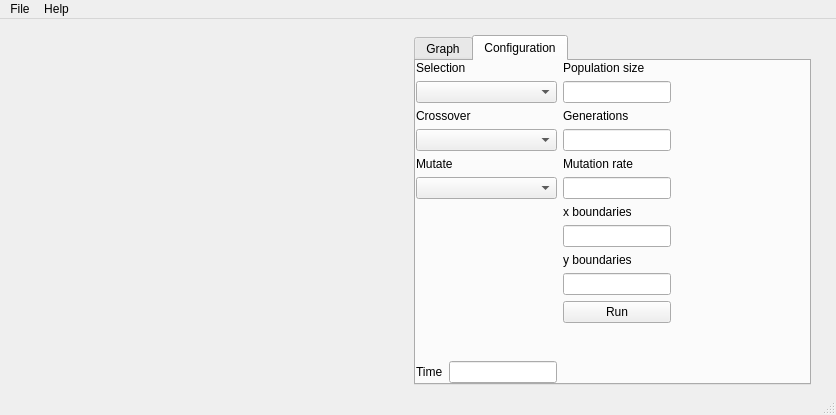
<?xml version="1.0" encoding="UTF-8"?>
<ui version="4.0">
 <class>MainWindow</class>
 <widget class="QMainWindow" name="MainWindow">
  <property name="geometry">
   <rect>
    <x>0</x>
    <y>0</y>
    <width>836</width>
    <height>415</height>
   </rect>
  </property>
  <property name="minimumSize">
   <size>
    <width>600</width>
    <height>400</height>
   </size>
  </property>
  <property name="windowTitle">
   <string>MainWindow</string>
  </property>
  <widget class="QWidget" name="centralwidget">
   <property name="font">
    <font>
     <family>Arial</family>
    </font>
   </property>
   <widget class="QWidget" name="verticalLayoutWidget">
    <property name="geometry">
     <rect>
      <x>10</x>
      <y>7</y>
      <width>801</width>
      <height>360</height>
     </rect>
    </property>
    <layout class="QVBoxLayout" name="verticalLayout">
     <item>
      <layout class="QHBoxLayout" name="appHorizontalLayout">
       <item>
        <widget class="PlotWidget" name="graphWidget" native="true">
         <property name="minimumSize">
          <size>
           <width>200</width>
           <height>300</height>
          </size>
         </property>
        </widget>
       </item>
       <item>
        <layout class="QVBoxLayout" name="verticalLayout_2">
         <property name="sizeConstraint">
          <enum>QLayout::SetFixedSize</enum>
         </property>
         <item>
          <layout class="QHBoxLayout" name="parametersHorizontalLayout">
           <property name="sizeConstraint">
            <enum>QLayout::SetDefaultConstraint</enum>
           </property>
           <property name="topMargin">
            <number>9</number>
           </property>
           <item>
            <widget class="QTabWidget" name="tabWidget">
             <property name="sizePolicy">
              <sizepolicy hsizetype="Preferred" vsizetype="Fixed">
               <horstretch>0</horstretch>
               <verstretch>0</verstretch>
              </sizepolicy>
             </property>
             <property name="minimumSize">
              <size>
               <width>300</width>
               <height>350</height>
              </size>
             </property>
             <property name="currentIndex">
              <number>1</number>
             </property>
             <widget class="QWidget" name="graphTab">
              <attribute name="title">
               <string>Graph</string>
              </attribute>
              <layout class="QVBoxLayout" name="verticalLayout_5">
               <item>
                <layout class="QHBoxLayout" name="horizontalLayout_2">
                 <item>
                  <layout class="QVBoxLayout" name="verticalLayout_6">
                   <item>
                    <widget class="QLabel" name="label_4">
                     <property name="text">
                      <string>Generate plot by:</string>
                     </property>
                    </widget>
                   </item>
                   <item>
                    <widget class="QPushButton" name="graphValPushButton">
                     <property name="text">
                      <string>Function values</string>
                     </property>
                    </widget>
                   </item>
                   <item>
                    <widget class="QPushButton" name="graphAverPushButton">
                     <property name="text">
                      <string>Average value of the function</string>
                     </property>
                    </widget>
                   </item>
                   <item>
                    <spacer name="verticalSpacer_2">
                     <property name="orientation">
                      <enum>Qt::Vertical</enum>
                     </property>
                     <property name="sizeHint" stdset="0">
                      <size>
                       <width>20</width>
                       <height>40</height>
                      </size>
                     </property>
                    </spacer>
                   </item>
                  </layout>
                 </item>
                 <item>
                  <layout class="QVBoxLayout" name="verticalLayout_7"/>
                 </item>
                </layout>
               </item>
              </layout>
             </widget>
             <widget class="QWidget" name="configurationTab">
              <attribute name="title">
               <string>Configuration</string>
              </attribute>
              <widget class="QWidget" name="horizontalLayoutWidget">
               <property name="geometry">
                <rect>
                 <x>0</x>
                 <y>0</y>
                 <width>381</width>
                 <height>341</height>
                </rect>
               </property>
               <layout class="QHBoxLayout" name="horizontalLayout">
                <property name="sizeConstraint">
                 <enum>QLayout::SetFixedSize</enum>
                </property>
                <item>
                 <layout class="QVBoxLayout" name="verticalLayout_3">
                  <property name="sizeConstraint">
                   <enum>QLayout::SetMaximumSize</enum>
                  </property>
                  <item>
                   <widget class="QLabel" name="label">
                    <property name="text">
                     <string>Selection</string>
                    </property>
                   </widget>
                  </item>
                  <item>
                   <widget class="QComboBox" name="selectionComboBox">
                    <property name="sizePolicy">
                     <sizepolicy hsizetype="Minimum" vsizetype="Fixed">
                      <horstretch>0</horstretch>
                      <verstretch>0</verstretch>
                     </sizepolicy>
                    </property>
                   </widget>
                  </item>
                  <item>
                   <widget class="QLabel" name="label_2">
                    <property name="sizePolicy">
                     <sizepolicy hsizetype="Preferred" vsizetype="Minimum">
                      <horstretch>0</horstretch>
                      <verstretch>0</verstretch>
                     </sizepolicy>
                    </property>
                    <property name="text">
                     <string>Crossover</string>
                    </property>
                   </widget>
                  </item>
                  <item>
                   <widget class="QComboBox" name="crossoverComboBox">
                    <property name="sizePolicy">
                     <sizepolicy hsizetype="Minimum" vsizetype="Fixed">
                      <horstretch>0</horstretch>
                      <verstretch>0</verstretch>
                     </sizepolicy>
                    </property>
                   </widget>
                  </item>
                  <item>
                   <widget class="QLabel" name="label_3">
                    <property name="sizePolicy">
                     <sizepolicy hsizetype="Minimum" vsizetype="Minimum">
                      <horstretch>0</horstretch>
                      <verstretch>0</verstretch>
                     </sizepolicy>
                    </property>
                    <property name="text">
                     <string>Mutate</string>
                    </property>
                   </widget>
                  </item>
                  <item>
                   <widget class="QComboBox" name="mutationComboBox">
                    <property name="sizePolicy">
                     <sizepolicy hsizetype="Minimum" vsizetype="Fixed">
                      <horstretch>0</horstretch>
                      <verstretch>0</verstretch>
                     </sizepolicy>
                    </property>
                   </widget>
                  </item>
                  <item>
                   <spacer name="verticalSpacer_3">
                    <property name="orientation">
                     <enum>Qt::Vertical</enum>
                    </property>
                    <property name="sizeHint" stdset="0">
                     <size>
                      <width>20</width>
                      <height>40</height>
                     </size>
                    </property>
                   </spacer>
                  </item>
                  <item>
                   <layout class="QFormLayout" name="formLayout">
                    <property name="sizeConstraint">
                     <enum>QLayout::SetMinimumSize</enum>
                    </property>
                    <property name="fieldGrowthPolicy">
                     <enum>QFormLayout::FieldsStayAtSizeHint</enum>
                    </property>
                    <property name="rowWrapPolicy">
                     <enum>QFormLayout::DontWrapRows</enum>
                    </property>
                    <property name="labelAlignment">
                     <set>Qt::AlignLeading|Qt::AlignLeft|Qt::AlignVCenter</set>
                    </property>
                    <property name="formAlignment">
                     <set>Qt::AlignLeading|Qt::AlignLeft|Qt::AlignTop</set>
                    </property>
                    <property name="topMargin">
                     <number>30</number>
                    </property>
                    <item row="0" column="0">
                     <widget class="QLabel" name="label_10">
                      <property name="sizePolicy">
                       <sizepolicy hsizetype="Minimum" vsizetype="Preferred">
                        <horstretch>0</horstretch>
                        <verstretch>0</verstretch>
                       </sizepolicy>
                      </property>
                      <property name="text">
                       <string>Time</string>
                      </property>
                     </widget>
                    </item>
                    <item row="0" column="1">
                     <widget class="QLineEdit" name="timeLineEdit">
                      <property name="sizePolicy">
                       <sizepolicy hsizetype="Minimum" vsizetype="Minimum">
                        <horstretch>0</horstretch>
                        <verstretch>0</verstretch>
                       </sizepolicy>
                      </property>
                     </widget>
                    </item>
                   </layout>
                  </item>
                 </layout>
                </item>
                <item>
                 <layout class="QVBoxLayout" name="verticalLayout_4">
                  <property name="sizeConstraint">
                   <enum>QLayout::SetDefaultConstraint</enum>
                  </property>
                  <item>
                   <widget class="QLabel" name="label_9">
                    <property name="sizePolicy">
                     <sizepolicy hsizetype="Minimum" vsizetype="Preferred">
                      <horstretch>0</horstretch>
                      <verstretch>0</verstretch>
                     </sizepolicy>
                    </property>
                    <property name="text">
                     <string>Population size</string>
                    </property>
                   </widget>
                  </item>
                  <item>
                   <widget class="QLineEdit" name="populationLineEdit">
                    <property name="sizePolicy">
                     <sizepolicy hsizetype="Minimum" vsizetype="Fixed">
                      <horstretch>0</horstretch>
                      <verstretch>0</verstretch>
                     </sizepolicy>
                    </property>
                   </widget>
                  </item>
                  <item>
                   <widget class="QLabel" name="label_8">
                    <property name="sizePolicy">
                     <sizepolicy hsizetype="Minimum" vsizetype="Preferred">
                      <horstretch>0</horstretch>
                      <verstretch>0</verstretch>
                     </sizepolicy>
                    </property>
                    <property name="text">
                     <string>Generations</string>
                    </property>
                   </widget>
                  </item>
                  <item>
                   <widget class="QLineEdit" name="generationLineEdit">
                    <property name="sizePolicy">
                     <sizepolicy hsizetype="Minimum" vsizetype="Fixed">
                      <horstretch>0</horstretch>
                      <verstretch>0</verstretch>
                     </sizepolicy>
                    </property>
                   </widget>
                  </item>
                  <item>
                   <widget class="QLabel" name="label_7">
                    <property name="text">
                     <string>Mutation rate</string>
                    </property>
                   </widget>
                  </item>
                  <item>
                   <widget class="QLineEdit" name="mutationLineEdit">
                    <property name="sizePolicy">
                     <sizepolicy hsizetype="Minimum" vsizetype="Fixed">
                      <horstretch>0</horstretch>
                      <verstretch>0</verstretch>
                     </sizepolicy>
                    </property>
                   </widget>
                  </item>
                  <item>
                   <widget class="QLabel" name="label_6">
                    <property name="text">
                     <string>x boundaries</string>
                    </property>
                   </widget>
                  </item>
                  <item>
                   <widget class="QLineEdit" name="xboundLineEdit">
                    <property name="sizePolicy">
                     <sizepolicy hsizetype="Minimum" vsizetype="Fixed">
                      <horstretch>0</horstretch>
                      <verstretch>0</verstretch>
                     </sizepolicy>
                    </property>
                   </widget>
                  </item>
                  <item>
                   <widget class="QLabel" name="label_5">
                    <property name="text">
                     <string>y boundaries</string>
                    </property>
                   </widget>
                  </item>
                  <item>
                   <widget class="QLineEdit" name="yboundLneEdit">
                    <property name="sizePolicy">
                     <sizepolicy hsizetype="Minimum" vsizetype="Fixed">
                      <horstretch>0</horstretch>
                      <verstretch>0</verstretch>
                     </sizepolicy>
                    </property>
                   </widget>
                  </item>
                  <item>
                   <widget class="QPushButton" name="iteratePushButton">
                    <property name="text">
                     <string>Run</string>
                    </property>
                   </widget>
                  </item>
                  <item>
                   <spacer name="horizontalSpacer">
                    <property name="orientation">
                     <enum>Qt::Horizontal</enum>
                    </property>
                    <property name="sizeHint" stdset="0">
                     <size>
                      <width>40</width>
                      <height>20</height>
                     </size>
                    </property>
                   </spacer>
                  </item>
                  <item>
                   <spacer name="verticalSpacer">
                    <property name="orientation">
                     <enum>Qt::Vertical</enum>
                    </property>
                    <property name="sizeHint" stdset="0">
                     <size>
                      <width>20</width>
                      <height>40</height>
                     </size>
                    </property>
                   </spacer>
                  </item>
                 </layout>
                </item>
               </layout>
              </widget>
             </widget>
            </widget>
           </item>
          </layout>
         </item>
        </layout>
       </item>
      </layout>
     </item>
    </layout>
   </widget>
  </widget>
  <widget class="QMenuBar" name="menubar">
   <property name="geometry">
    <rect>
     <x>0</x>
     <y>0</y>
     <width>836</width>
     <height>22</height>
    </rect>
   </property>
   <widget class="QMenu" name="menuFile">
    <property name="title">
     <string>File</string>
    </property>
    <addaction name="actionLoad"/>
    <addaction name="actionSave"/>
    <addaction name="actionExit"/>
   </widget>
   <widget class="QMenu" name="menuHelp">
    <property name="title">
     <string>Help</string>
    </property>
    <addaction name="actionGet_info"/>
   </widget>
   <addaction name="menuFile"/>
   <addaction name="menuHelp"/>
  </widget>
  <widget class="QStatusBar" name="statusbar"/>
  <action name="actionLoad">
   <property name="text">
    <string>Load</string>
   </property>
  </action>
  <action name="actionSave">
   <property name="text">
    <string>Save</string>
   </property>
  </action>
  <action name="actionGet_info">
   <property name="text">
    <string>Get info</string>
   </property>
  </action>
  <action name="actionExit">
   <property name="text">
    <string>Exit</string>
   </property>
  </action>
 </widget>
 <customwidgets>
  <customwidget>
   <class>PlotWidget</class>
   <extends>QWidget</extends>
   <header>plotwidget.h</header>
   <container>1</container>
  </customwidget>
 </customwidgets>
 <resources/>
 <connections/>
</ui>
